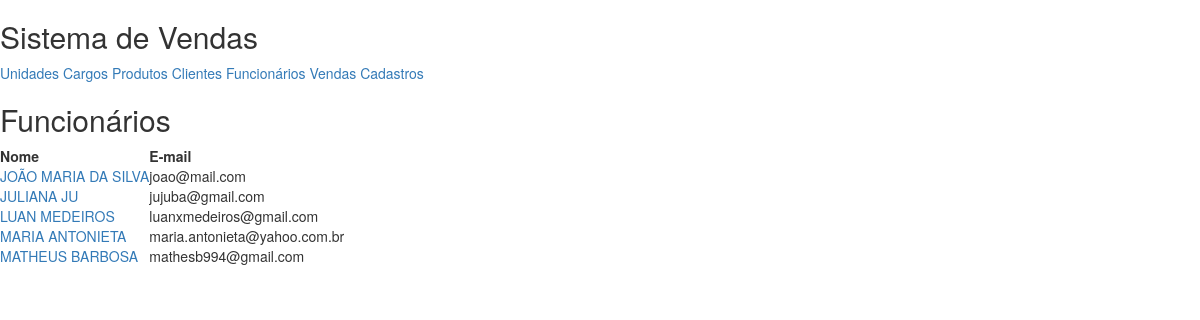
Before: /appvendas/funcionarios/ with the older database file.
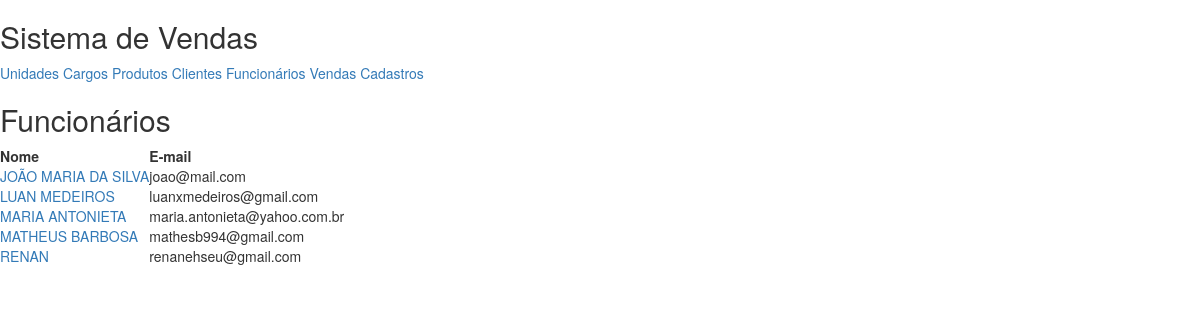
After: the same page with the newer database file.
### appvendas/models.py (models this page shows, shortened)
class Pessoa(models.Model):
    nome=models.CharField("Nome",max_length=255)
    email=models.EmailField("E-Mail",max_length=200)
    telefone=models.CharField("Telefone",max_length=20)

class Funcionario(Pessoa):
    matricula=models.CharField("Matrícula",max_length=10,unique=True)
    cargo=models.ForeignKey(Cargo,on_delete=models.PROTECT,verbose_name="Cargo")

class Pessoa(models.Model):
    nome=models.CharField("Nome",max_length=255)
    email=models.EmailField("E-Mail",max_length=200)
    telefone=models.CharField("Telefone",max_length=20)

### appvendas/views.py (the view)
def listarfuncionrios(request):
    funcionarios=Funcionario.objects.all().order_by('nome')
    lista={'funcionarios':funcionarios}
    return render(request,'funcionarios.html',lista)

### templates/funcionarios.html
{% extends 'base.html' %}
{% block conteudo %}
    <h2>Funcionários</h2>
<table>
  <tr>
    <th>Nome</th>
    <th>E-mail</th>
  </tr>
    {% for funcionario in funcionarios %}
        <tr>
            <td><a href="{% url 'exibirfuncionario' funcionario.id %}"> {{ funcionario.nome | upper }}</a></td>
            <td>{{ funcionario.email }}</td>
        </tr>
    {% endfor %}
</table>
{% endblock %}

Changed rows visible on the page:
removed Funcionario: nome "JULIANA JU", email "jujuba@gmail.com"
added Funcionario: nome "RENAN", email "renanehseu@gmail.com"
